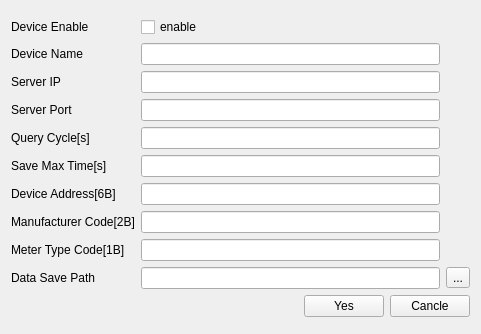
<?xml version="1.0" encoding="UTF-8"?>
<ui version="4.0">
 <class>Frame_water_meter_device_config_edit</class>
 <widget class="QFrame" name="Frame_water_meter_device_config_edit">
  <property name="geometry">
   <rect>
    <x>0</x>
    <y>0</y>
    <width>481</width>
    <height>334</height>
   </rect>
  </property>
  <property name="windowTitle">
   <string>Frame</string>
  </property>
  <layout class="QGridLayout" name="gridLayout_2">
   <item row="0" column="0">
    <layout class="QVBoxLayout" name="verticalLayout">
     <item>
      <layout class="QGridLayout" name="gridLayout">
       <item row="9" column="0">
        <widget class="QLabel" name="label_6">
         <property name="text">
          <string>Data Save Path</string>
         </property>
        </widget>
       </item>
       <item row="4" column="0">
        <widget class="QLabel" name="label_4">
         <property name="text">
          <string>Query Cycle[s]</string>
         </property>
        </widget>
       </item>
       <item row="1" column="1">
        <widget class="QLineEdit" name="lineEdit_dev_name"/>
       </item>
       <item row="9" column="2">
        <widget class="QToolButton" name="toolButton">
         <property name="text">
          <string>...</string>
         </property>
        </widget>
       </item>
       <item row="2" column="1">
        <widget class="QLineEdit" name="lineEdit_ip_addr"/>
       </item>
       <item row="4" column="1">
        <widget class="QLineEdit" name="lineEdit_query_cycle_s"/>
       </item>
       <item row="1" column="0">
        <widget class="QLabel" name="label">
         <property name="text">
          <string>Device Name</string>
         </property>
        </widget>
       </item>
       <item row="5" column="0">
        <widget class="QLabel" name="label_5">
         <property name="text">
          <string>Save Max Time[s]</string>
         </property>
        </widget>
       </item>
       <item row="8" column="0">
        <widget class="QLabel" name="label_9">
         <property name="text">
          <string>Meter Type Code[1B]</string>
         </property>
        </widget>
       </item>
       <item row="9" column="1">
        <widget class="QLineEdit" name="lineEdit_data_save_path"/>
       </item>
       <item row="3" column="0">
        <widget class="QLabel" name="label_3">
         <property name="text">
          <string>Server Port</string>
         </property>
        </widget>
       </item>
       <item row="2" column="0">
        <widget class="QLabel" name="label_2">
         <property name="text">
          <string>Server IP</string>
         </property>
        </widget>
       </item>
       <item row="8" column="1">
        <widget class="QLineEdit" name="lineEdit_meter_type_code"/>
       </item>
       <item row="3" column="1">
        <widget class="QLineEdit" name="lineEdit_server_port"/>
       </item>
       <item row="6" column="0">
        <widget class="QLabel" name="label_7">
         <property name="text">
          <string>Device Address[6B]</string>
         </property>
        </widget>
       </item>
       <item row="7" column="1">
        <widget class="QLineEdit" name="lineEdit_manufacture_code"/>
       </item>
       <item row="5" column="1">
        <widget class="QLineEdit" name="lineEdit_save_max_time_s"/>
       </item>
       <item row="6" column="1">
        <widget class="QLineEdit" name="lineEdit_device_addr"/>
       </item>
       <item row="7" column="0">
        <widget class="QLabel" name="label_8">
         <property name="text">
          <string>Manufacturer Code[2B]</string>
         </property>
        </widget>
       </item>
       <item row="0" column="0">
        <widget class="QLabel" name="label_10">
         <property name="text">
          <string>Device Enable</string>
         </property>
        </widget>
       </item>
       <item row="0" column="1">
        <widget class="QCheckBox" name="checkBox_device_is_enable">
         <property name="text">
          <string>enable</string>
         </property>
        </widget>
       </item>
      </layout>
     </item>
     <item>
      <layout class="QHBoxLayout" name="horizontalLayout">
       <item>
        <spacer name="horizontalSpacer">
         <property name="orientation">
          <enum>Qt::Horizontal</enum>
         </property>
         <property name="sizeHint" stdset="0">
          <size>
           <width>40</width>
           <height>20</height>
          </size>
         </property>
        </spacer>
       </item>
       <item>
        <widget class="QPushButton" name="pushButton_yes">
         <property name="text">
          <string>Yes</string>
         </property>
        </widget>
       </item>
       <item>
        <widget class="QPushButton" name="pushButton_cancle">
         <property name="text">
          <string>Cancle</string>
         </property>
        </widget>
       </item>
      </layout>
     </item>
    </layout>
   </item>
  </layout>
 </widget>
 <resources/>
 <connections/>
</ui>
